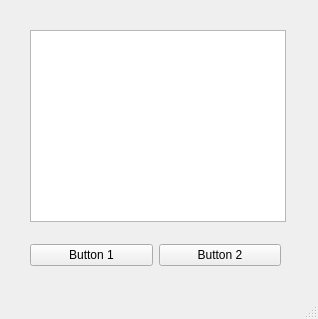
<?xml version="1.0" encoding="UTF-8"?>
<ui version="4.0">
 <class>MainWindow</class>
 <widget class="QMainWindow" name="MainWindow">
  <property name="geometry">
   <rect>
    <x>0</x>
    <y>0</y>
    <width>318</width>
    <height>319</height>
   </rect>
  </property>
  <property name="windowTitle">
   <string>MainWindow</string>
  </property>
  <widget class="QWidget" name="centralwidget">
   <widget class="QTextBrowser" name="textBrowser">
    <property name="geometry">
     <rect>
      <x>30</x>
      <y>30</y>
      <width>256</width>
      <height>192</height>
     </rect>
    </property>
    <property name="html">
     <string>&lt;!DOCTYPE HTML PUBLIC &quot;-//W3C//DTD HTML 4.0//EN&quot; &quot;http://www.w3.org/TR/REC-html40/strict.dtd&quot;&gt;
&lt;html&gt;&lt;head&gt;&lt;meta name=&quot;qrichtext&quot; content=&quot;1&quot; /&gt;&lt;style type=&quot;text/css&quot;&gt;
p, li { white-space: pre-wrap; }
&lt;/style&gt;&lt;/head&gt;&lt;body style=&quot; font-family:'PMingLiU'; font-size:9pt; font-weight:400; font-style:normal;&quot;&gt;
&lt;p style=&quot;-qt-paragraph-type:empty; margin-top:0px; margin-bottom:0px; margin-left:0px; margin-right:0px; -qt-block-indent:0; text-indent:0px;&quot;&gt;&lt;br /&gt;&lt;/p&gt;&lt;/body&gt;&lt;/html&gt;</string>
    </property>
   </widget>
   <widget class="QWidget" name="">
    <property name="geometry">
     <rect>
      <x>30</x>
      <y>240</y>
      <width>251</width>
      <height>31</height>
     </rect>
    </property>
    <layout class="QHBoxLayout" name="horizontalLayout">
     <item>
      <widget class="QPushButton" name="pushButton_1">
       <property name="text">
        <string>Button 1</string>
       </property>
      </widget>
     </item>
     <item>
      <widget class="QPushButton" name="pushButton_2">
       <property name="text">
        <string>Button 2</string>
       </property>
      </widget>
     </item>
    </layout>
   </widget>
  </widget>
  <widget class="QMenuBar" name="menubar">
   <property name="geometry">
    <rect>
     <x>0</x>
     <y>0</y>
     <width>318</width>
     <height>21</height>
    </rect>
   </property>
  </widget>
  <widget class="QStatusBar" name="statusbar"/>
 </widget>
 <resources/>
 <connections/>
</ui>
